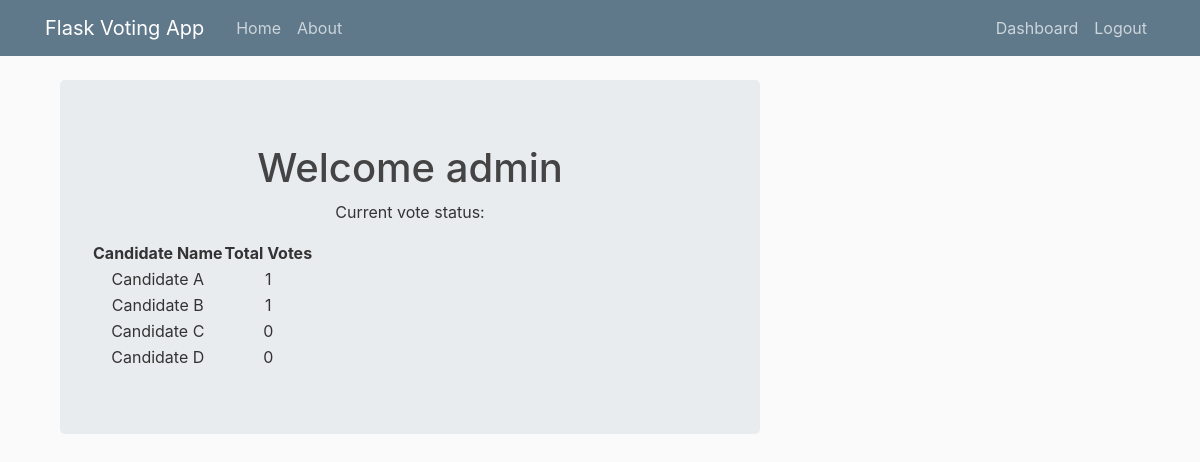
Page /dashboard (signed in) on the earlier database version.
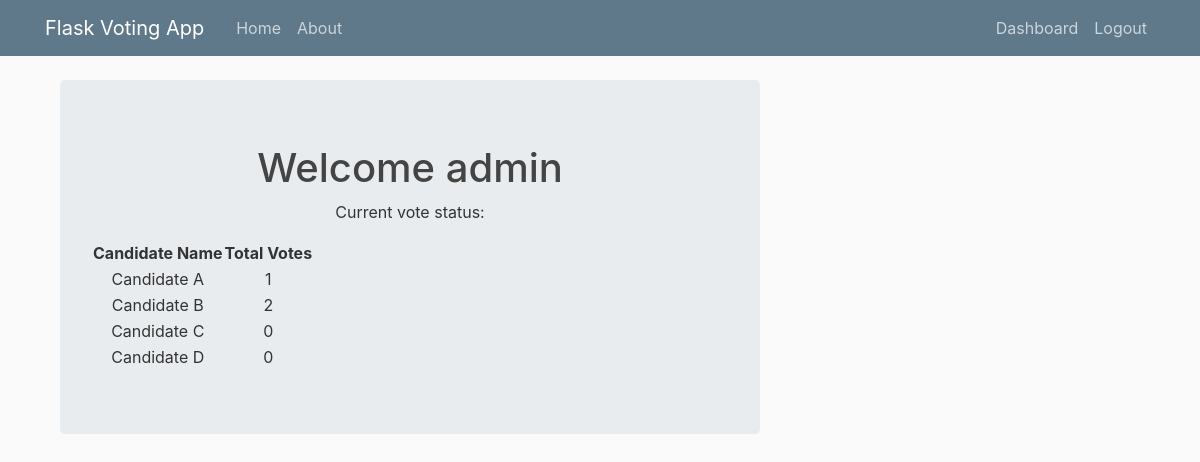
Same page on the later database version.
### votingapp/models.py (models this page shows, shortened)
class Votes(db.Model):
    id = db.Column(db.Integer, primary_key = True)
    candidate_name = db.Column(db.String(20), unique=True, nullable=False)
    votes = db.Column(db.Integer, nullable=False, default=0)

### votingapp/routes.py (the view)
@app.route("/dashboard", methods=['GET', 'POST'])
@login_required
def dashboard():
    if request.method == 'POST':
        if 'candidate' in request.form:
            hasAlreadyVoted = User.query.filter_by(email = current_user.email).first().hasVoted
            if hasAlreadyVoted:
                flash("You already voted for the best candidate", 'danger')
                return redirect(url_for('home'))
            else:
                candidate_name = request.form['candidate']
                voted_candidate = Votes.query.filter_by(candidate_name=candidate_name).first()
                voted_candidate.votes = voted_candidate.votes + 1
                user_voted = User.query.filter_by(email= current_user.email).first()
                user_voted.hasVoted = True
                db.session.commit()
                flash("Thank you for the vote", 'success')
                return redirect(url_for('home'))
        else:
            flash('Please select a candidate to vote', 'danger')
            return redirect(url_for('dashboard'))
    else:
        candidate_list = Votes.query.all()
        return render_template('dashboard.html', candidate_list=candidate_list)

### votingapp/models.py (called while the page is built)
@login_manager.user_loader
def load_user(user_id):
    try:
        print("i am here")
        return User.query.get(int(user_id))
    except Exception as e:
        print("try was unsuccessful")
        print(e)

### votingapp/templates/dashboard.html (shortened to what this page needs)
{% extends "layout.html" %}
    {% block content %}
        {% if current_user.email == 'admin@email.com' %}
            <div class="container">
                <div class="jumbotron text-center">
                    <h1>Welcome admin</h1>
                    <p>Current vote status:</p>
                    <table>
                        <thead>
                            <tr>
                                <th>Candidate Name</th>
                                <th>Total Votes</th>
                            </tr>
                        </thead>
                        <tbody>
                            {% for candidate in candidate_list %}
                            <tr>
                                <td>{{ candidate.candidate_name }}</td>
                                <td>{{ candidate.votes }}</td>
                            </tr>
                            {% endfor %}
                        </tbody>
                    </table>
                </div>
            </div>
        {% endif %}
    {% endblock content %}

### votingapp/templates/layout.html (shortened to what this page needs)
<!DOCTYPE html>
<html lang="en">
<head>
    <link rel="stylesheet" href="https://stackpath.bootstrapcdn.com/bootstrap/4.3.1/css/bootstrap.min.css">
    <link rel="stylesheet" type = "text/css" href="{{ url_for('static',filename='main.css') }}">
</head>
<body>
    <header class="site-header">
        <nav class="navbar navbar-expand-md navbar-dark bg-steel fixed-top">
          <div class="container">
            <a class="navbar-brand mr-4" href="/">Flask Voting App</a>
            <div class="collapse navbar-collapse" id="navbarToggle">
              <div class="navbar-nav mr-auto">
                <a class="nav-item nav-link" href="{{ url_for('home') }}">Home</a>
                <a class="nav-item nav-link" href="{{ url_for('about') }}">About</a>
              </div>
              <div class="navbar-nav">
                {% if current_user.is_authenticated %}
                <a class="nav-item nav-link" href="{{ url_for('dashboard') }}">Dashboard</a>
                  <a class="nav-item nav-link" href="{{ url_for('logout') }}">Logout</a>
                {% else %}
                  <a class="nav-item nav-link" href="{{ url_for('login') }}">Login</a>
                  <a class="nav-item nav-link" href="{{ url_for('register') }}">Register</a>
                {% endif %}
              </div>
            </div>
          </div>
        </nav>
    </header>
    <main role="main" class="container">
        <div class="row">
          <div class="col-md-8">
            {% block content %}
            {% endblock %}
          </div>
        </div>
      </main>
</body>
</html>

### votingapp/static/main.css (style rules this page uses)
body { background: #fafafa; color: #333333; margin-top: 5rem; }
h1, h2, h3, h4, h5, h6 { color: #444444; }
.bg-steel { background-color: #5f788a; }
.site-header .navbar-nav .nav-link { color: #cbd5db; }

Differences in the rows shown:
changed Votes "Candidate B": votes "1" → "2"
